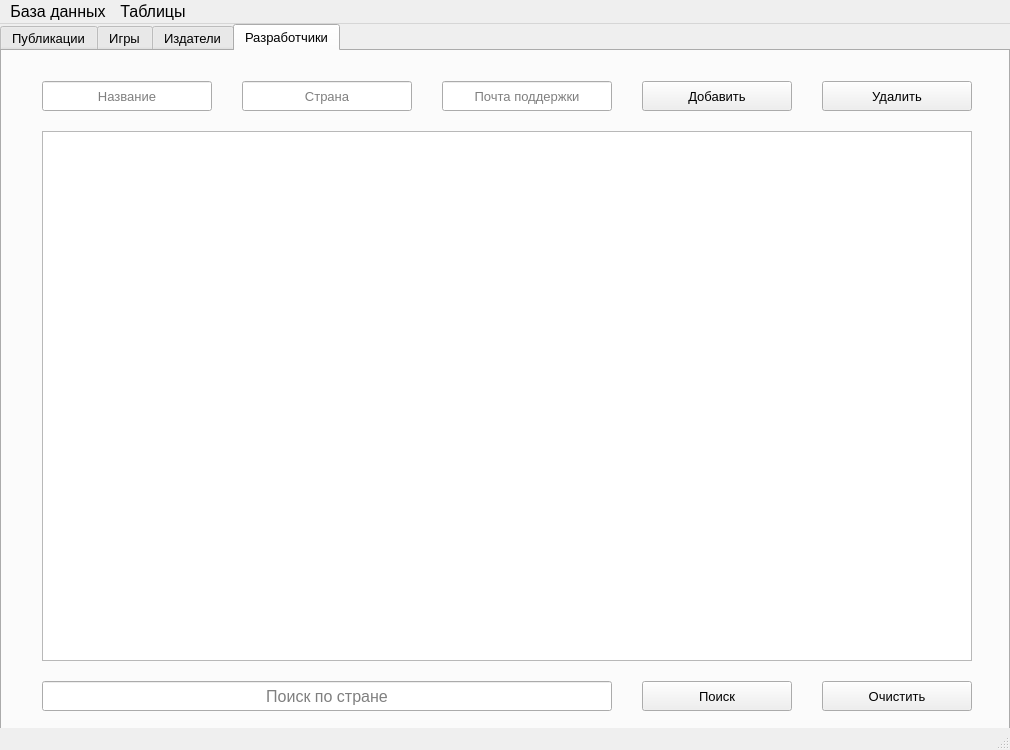
<?xml version="1.0" encoding="UTF-8"?>
<ui version="4.0">
 <class>MainWindow</class>
 <widget class="QMainWindow" name="MainWindow">
  <property name="geometry">
   <rect>
    <x>0</x>
    <y>0</y>
    <width>1010</width>
    <height>750</height>
   </rect>
  </property>
  <property name="minimumSize">
   <size>
    <width>1010</width>
    <height>750</height>
   </size>
  </property>
  <property name="maximumSize">
   <size>
    <width>1010</width>
    <height>750</height>
   </size>
  </property>
  <property name="windowTitle">
   <string>MainWindow</string>
  </property>
  <widget class="QWidget" name="centralwidget">
   <widget class="QTabWidget" name="tabWidget">
    <property name="geometry">
     <rect>
      <x>0</x>
      <y>0</y>
      <width>1010</width>
      <height>730</height>
     </rect>
    </property>
    <property name="font">
     <font>
      <pointsize>10</pointsize>
     </font>
    </property>
    <property name="currentIndex">
     <number>3</number>
    </property>
    <widget class="QWidget" name="tab">
     <attribute name="title">
      <string>Публикации</string>
     </attribute>
     <widget class="QLineEdit" name="gamePublicationsText">
      <property name="geometry">
       <rect>
        <x>40</x>
        <y>30</y>
        <width>250</width>
        <height>30</height>
       </rect>
      </property>
      <property name="alignment">
       <set>Qt::AlignCenter</set>
      </property>
      <property name="placeholderText">
       <string>Игра</string>
      </property>
     </widget>
     <widget class="QLineEdit" name="publisherPublicationsText">
      <property name="geometry">
       <rect>
        <x>360</x>
        <y>30</y>
        <width>250</width>
        <height>30</height>
       </rect>
      </property>
      <property name="alignment">
       <set>Qt::AlignCenter</set>
      </property>
      <property name="placeholderText">
       <string>Издатель</string>
      </property>
     </widget>
     <widget class="QLineEdit" name="creatorPublicationText">
      <property name="geometry">
       <rect>
        <x>700</x>
        <y>30</y>
        <width>250</width>
        <height>30</height>
       </rect>
      </property>
      <property name="alignment">
       <set>Qt::AlignCenter</set>
      </property>
      <property name="placeholderText">
       <string>Разработчик</string>
      </property>
     </widget>
     <widget class="QTableWidget" name="publicationsTable">
      <property name="geometry">
       <rect>
        <x>40</x>
        <y>80</y>
        <width>911</width>
        <height>530</height>
       </rect>
      </property>
      <property name="sizeAdjustPolicy">
       <enum>QAbstractScrollArea::AdjustToContents</enum>
      </property>
     </widget>
     <widget class="QLineEdit" name="datePublicationsText">
      <property name="geometry">
       <rect>
        <x>40</x>
        <y>630</y>
        <width>250</width>
        <height>30</height>
       </rect>
      </property>
      <property name="alignment">
       <set>Qt::AlignCenter</set>
      </property>
      <property name="placeholderText">
       <string>Дата публикации</string>
      </property>
     </widget>
     <widget class="QLineEdit" name="platformPublicationsText">
      <property name="geometry">
       <rect>
        <x>360</x>
        <y>630</y>
        <width>250</width>
        <height>30</height>
       </rect>
      </property>
      <property name="alignment">
       <set>Qt::AlignCenter</set>
      </property>
      <property name="placeholderText">
       <string>Платформа</string>
      </property>
     </widget>
     <widget class="QPushButton" name="addPublicationsButton">
      <property name="geometry">
       <rect>
        <x>640</x>
        <y>630</y>
        <width>150</width>
        <height>30</height>
       </rect>
      </property>
      <property name="text">
       <string>Добавить</string>
      </property>
     </widget>
     <widget class="QPushButton" name="deletePublicationsButton">
      <property name="geometry">
       <rect>
        <x>801</x>
        <y>630</y>
        <width>150</width>
        <height>30</height>
       </rect>
      </property>
      <property name="text">
       <string>Удалить</string>
      </property>
     </widget>
    </widget>
    <widget class="QWidget" name="tab_3">
     <attribute name="title">
      <string>Игры</string>
     </attribute>
     <widget class="QLineEdit" name="nameGamesText">
      <property name="geometry">
       <rect>
        <x>40</x>
        <y>30</y>
        <width>170</width>
        <height>30</height>
       </rect>
      </property>
      <property name="alignment">
       <set>Qt::AlignCenter</set>
      </property>
      <property name="placeholderText">
       <string>Название</string>
      </property>
     </widget>
     <widget class="QLineEdit" name="genreGamesText">
      <property name="geometry">
       <rect>
        <x>240</x>
        <y>30</y>
        <width>170</width>
        <height>30</height>
       </rect>
      </property>
      <property name="alignment">
       <set>Qt::AlignCenter</set>
      </property>
      <property name="placeholderText">
       <string>Жанр</string>
      </property>
     </widget>
     <widget class="QLineEdit" name="versionGamesText">
      <property name="geometry">
       <rect>
        <x>440</x>
        <y>30</y>
        <width>170</width>
        <height>30</height>
       </rect>
      </property>
      <property name="alignment">
       <set>Qt::AlignCenter</set>
      </property>
      <property name="placeholderText">
       <string>Версия</string>
      </property>
     </widget>
     <widget class="QPushButton" name="addGamesButton">
      <property name="geometry">
       <rect>
        <x>640</x>
        <y>30</y>
        <width>150</width>
        <height>30</height>
       </rect>
      </property>
      <property name="text">
       <string>Добавить</string>
      </property>
     </widget>
     <widget class="QPushButton" name="deleteGamesButton">
      <property name="geometry">
       <rect>
        <x>820</x>
        <y>30</y>
        <width>150</width>
        <height>30</height>
       </rect>
      </property>
      <property name="text">
       <string>Удалить</string>
      </property>
     </widget>
     <widget class="QTableWidget" name="gamesTable">
      <property name="geometry">
       <rect>
        <x>40</x>
        <y>80</y>
        <width>930</width>
        <height>530</height>
       </rect>
      </property>
      <property name="sizeAdjustPolicy">
       <enum>QAbstractScrollArea::AdjustToContents</enum>
      </property>
     </widget>
     <widget class="QLineEdit" name="genreSearchGamesText">
      <property name="geometry">
       <rect>
        <x>40</x>
        <y>630</y>
        <width>570</width>
        <height>30</height>
       </rect>
      </property>
      <property name="font">
       <font>
        <pointsize>12</pointsize>
       </font>
      </property>
      <property name="alignment">
       <set>Qt::AlignCenter</set>
      </property>
      <property name="placeholderText">
       <string>Поиск по жанру</string>
      </property>
     </widget>
     <widget class="QPushButton" name="searchGamesButton">
      <property name="geometry">
       <rect>
        <x>640</x>
        <y>630</y>
        <width>150</width>
        <height>30</height>
       </rect>
      </property>
      <property name="text">
       <string>Поиск</string>
      </property>
     </widget>
     <widget class="QPushButton" name="deleteSearchGamesButton">
      <property name="geometry">
       <rect>
        <x>820</x>
        <y>630</y>
        <width>150</width>
        <height>30</height>
       </rect>
      </property>
      <property name="text">
       <string>Очистить</string>
      </property>
     </widget>
    </widget>
    <widget class="QWidget" name="tab_4">
     <attribute name="title">
      <string>Издатели</string>
     </attribute>
     <widget class="QLineEdit" name="namePublishersText">
      <property name="geometry">
       <rect>
        <x>40</x>
        <y>30</y>
        <width>170</width>
        <height>30</height>
       </rect>
      </property>
      <property name="alignment">
       <set>Qt::AlignCenter</set>
      </property>
      <property name="placeholderText">
       <string>Название</string>
      </property>
     </widget>
     <widget class="QLineEdit" name="countryPublishersText">
      <property name="geometry">
       <rect>
        <x>240</x>
        <y>30</y>
        <width>170</width>
        <height>30</height>
       </rect>
      </property>
      <property name="alignment">
       <set>Qt::AlignCenter</set>
      </property>
      <property name="placeholderText">
       <string>Страна</string>
      </property>
     </widget>
     <widget class="QLineEdit" name="datePublishersText">
      <property name="geometry">
       <rect>
        <x>440</x>
        <y>30</y>
        <width>170</width>
        <height>30</height>
       </rect>
      </property>
      <property name="alignment">
       <set>Qt::AlignCenter</set>
      </property>
      <property name="placeholderText">
       <string>Дата основания</string>
      </property>
     </widget>
     <widget class="QPushButton" name="addPublishersButton">
      <property name="geometry">
       <rect>
        <x>640</x>
        <y>30</y>
        <width>150</width>
        <height>30</height>
       </rect>
      </property>
      <property name="text">
       <string>Добавить</string>
      </property>
     </widget>
     <widget class="QPushButton" name="deletePublishersButton">
      <property name="geometry">
       <rect>
        <x>820</x>
        <y>30</y>
        <width>150</width>
        <height>30</height>
       </rect>
      </property>
      <property name="text">
       <string>Удалить</string>
      </property>
     </widget>
     <widget class="QTableWidget" name="publishersTable">
      <property name="geometry">
       <rect>
        <x>40</x>
        <y>80</y>
        <width>930</width>
        <height>530</height>
       </rect>
      </property>
      <property name="sizeAdjustPolicy">
       <enum>QAbstractScrollArea::AdjustToContents</enum>
      </property>
     </widget>
     <widget class="QLineEdit" name="countrySearchPublishersText">
      <property name="geometry">
       <rect>
        <x>40</x>
        <y>630</y>
        <width>570</width>
        <height>30</height>
       </rect>
      </property>
      <property name="font">
       <font>
        <pointsize>12</pointsize>
       </font>
      </property>
      <property name="alignment">
       <set>Qt::AlignCenter</set>
      </property>
      <property name="placeholderText">
       <string>Поиск по стране</string>
      </property>
     </widget>
     <widget class="QPushButton" name="searchPublishersButton">
      <property name="geometry">
       <rect>
        <x>640</x>
        <y>630</y>
        <width>150</width>
        <height>30</height>
       </rect>
      </property>
      <property name="text">
       <string>Поиск</string>
      </property>
     </widget>
     <widget class="QPushButton" name="deleteSearchPublishersButton">
      <property name="geometry">
       <rect>
        <x>820</x>
        <y>630</y>
        <width>150</width>
        <height>30</height>
       </rect>
      </property>
      <property name="text">
       <string>Очистить</string>
      </property>
     </widget>
    </widget>
    <widget class="QWidget" name="tab_2">
     <attribute name="title">
      <string>Разработчики</string>
     </attribute>
     <widget class="QLineEdit" name="nameCreatorsText">
      <property name="geometry">
       <rect>
        <x>40</x>
        <y>30</y>
        <width>170</width>
        <height>30</height>
       </rect>
      </property>
      <property name="alignment">
       <set>Qt::AlignCenter</set>
      </property>
      <property name="placeholderText">
       <string>Название</string>
      </property>
     </widget>
     <widget class="QLineEdit" name="countryCreatorsText">
      <property name="geometry">
       <rect>
        <x>240</x>
        <y>30</y>
        <width>170</width>
        <height>30</height>
       </rect>
      </property>
      <property name="alignment">
       <set>Qt::AlignCenter</set>
      </property>
      <property name="placeholderText">
       <string>Страна</string>
      </property>
     </widget>
     <widget class="QLineEdit" name="emailCreatorsText">
      <property name="geometry">
       <rect>
        <x>440</x>
        <y>30</y>
        <width>170</width>
        <height>30</height>
       </rect>
      </property>
      <property name="alignment">
       <set>Qt::AlignCenter</set>
      </property>
      <property name="placeholderText">
       <string>Почта поддержки</string>
      </property>
     </widget>
     <widget class="QPushButton" name="addCreatorsButton">
      <property name="geometry">
       <rect>
        <x>640</x>
        <y>30</y>
        <width>150</width>
        <height>30</height>
       </rect>
      </property>
      <property name="text">
       <string>Добавить</string>
      </property>
     </widget>
     <widget class="QPushButton" name="deleteCreatorsButton">
      <property name="geometry">
       <rect>
        <x>820</x>
        <y>30</y>
        <width>150</width>
        <height>30</height>
       </rect>
      </property>
      <property name="text">
       <string>Удалить</string>
      </property>
     </widget>
     <widget class="QTableWidget" name="creatorsTable">
      <property name="geometry">
       <rect>
        <x>40</x>
        <y>80</y>
        <width>930</width>
        <height>530</height>
       </rect>
      </property>
      <property name="sizeAdjustPolicy">
       <enum>QAbstractScrollArea::AdjustToContents</enum>
      </property>
     </widget>
     <widget class="QLineEdit" name="countrySearchCreatorsText">
      <property name="geometry">
       <rect>
        <x>40</x>
        <y>630</y>
        <width>570</width>
        <height>30</height>
       </rect>
      </property>
      <property name="font">
       <font>
        <pointsize>12</pointsize>
       </font>
      </property>
      <property name="alignment">
       <set>Qt::AlignCenter</set>
      </property>
      <property name="placeholderText">
       <string>Поиск по стране</string>
      </property>
     </widget>
     <widget class="QPushButton" name="searchCreatorsButton">
      <property name="geometry">
       <rect>
        <x>640</x>
        <y>630</y>
        <width>150</width>
        <height>30</height>
       </rect>
      </property>
      <property name="text">
       <string>Поиск</string>
      </property>
     </widget>
     <widget class="QPushButton" name="deleteSearchCreatorsButton">
      <property name="geometry">
       <rect>
        <x>820</x>
        <y>630</y>
        <width>150</width>
        <height>30</height>
       </rect>
      </property>
      <property name="text">
       <string>Очистить</string>
      </property>
     </widget>
    </widget>
   </widget>
  </widget>
  <widget class="QMenuBar" name="menubar">
   <property name="geometry">
    <rect>
     <x>0</x>
     <y>0</y>
     <width>1010</width>
     <height>27</height>
    </rect>
   </property>
   <property name="font">
    <font>
     <pointsize>12</pointsize>
    </font>
   </property>
   <widget class="QMenu" name="menu">
    <property name="title">
     <string>База данных</string>
    </property>
    <addaction name="connectAction"/>
    <addaction name="dropAction"/>
   </widget>
   <widget class="QMenu" name="menu_2">
    <property name="title">
     <string>Таблицы</string>
    </property>
    <addaction name="clearAction"/>
    <addaction name="clearAllAction"/>
   </widget>
   <addaction name="menu"/>
   <addaction name="menu_2"/>
  </widget>
  <widget class="QStatusBar" name="statusbar"/>
  <action name="connectAction">
   <property name="text">
    <string>Подключиться</string>
   </property>
  </action>
  <action name="dropAction">
   <property name="text">
    <string>Удалить</string>
   </property>
  </action>
  <action name="clearAction">
   <property name="text">
    <string>Очистить текущую</string>
   </property>
  </action>
  <action name="clearAllAction">
   <property name="text">
    <string>Очистить все</string>
   </property>
  </action>
 </widget>
 <resources/>
 <connections/>
</ui>
